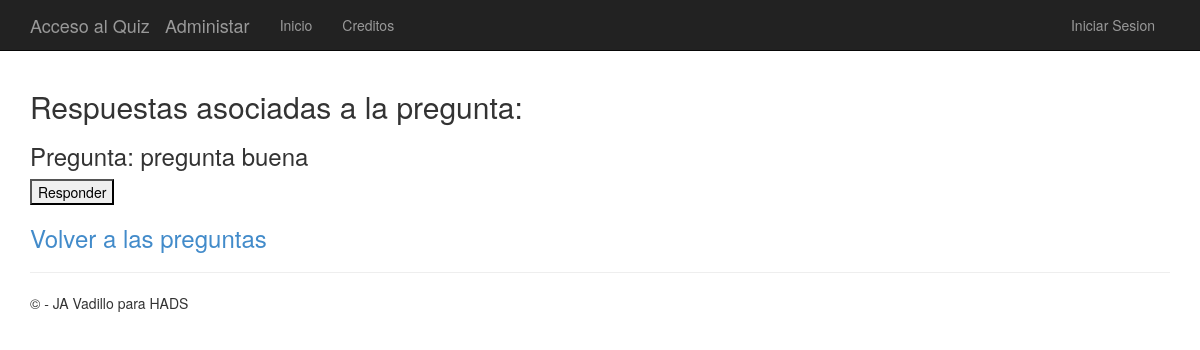
The page /polls/6/ on the database as committed earlier.
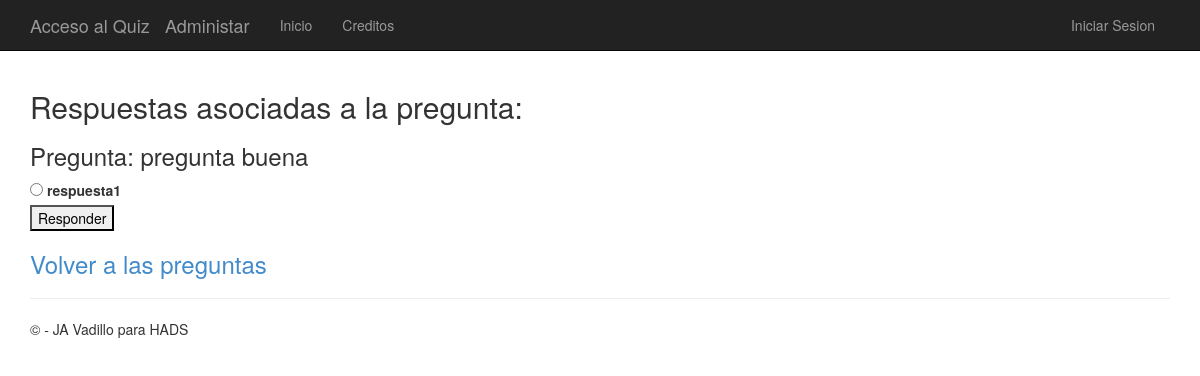
The same page on the database as committed later.
### app/models.py (models this page shows)
class Pregunta(models.Model):
    texto = models.CharField(max_length=200)
    tema = models.CharField(max_length=200)
    pub_date = models.DateTimeField('date published')

class Respuesta(models.Model):
    pregunta = models.ForeignKey(Pregunta)
    isCorrect = models.BooleanField(default=False)
    textoRespuesta = models.CharField(max_length=200)
    votos = models.IntegerField(default=0)

### app/views.py (the view)
# urls.py: url(r'^polls/(?P<question_id>\d+)/$', app.views.detail, name='detail'),
def detail(request, question_id):
     question = get_object_or_404(Pregunta, pk=question_id)
     return render(request, 'polls/detail.html', {'title':'Respuestas asociadas a la pregunta:','question': question})

### app/templates/polls/detail.html (shortened to what this page needs)
﻿{% extends "app/layout.html" %}
{% block content %}
<div id="todo">
<h2>{{ title }}</h2>
<h3>Pregunta: {{ question.texto }}</h3>
<form action="{% url 'vote' question.id %}" method="post" id="formu">
{% for choice in question.respuesta_set.all %}
    {% if not request.user.is_authenticated %}
        <input type="radio" name="respuesta" id="respuesta{{ forloop.counter }}" value="{{ choice.id }}" />
    {% endif %}
    <label for="choice{{ forloop.counter }}">{{ choice.textoRespuesta }}</label>
    <br />
{% endfor %}
{% if request.user.is_authenticated %}
    <a href="{% url 'choice_add' question.id %}"><h3>Insertar Opciones</h3></a>
    <a href="{% url 'chart' question.id %}"> <h3>Ver resultado de la votacion</h3> </a><br />
{% else %}
    <input type="submit" value="Responder" />
{% endif %}
    <a href="{% url 'index' %}"><h3>Volver a las preguntas</h3></a>
</form>
    </div>
{% endblock %}

### app/templates/app/layout.html (shortened to what this page needs)
﻿<!DOCTYPE html>
<html>
<head>
    {% load staticfiles %}
    <link rel="stylesheet" type="text/css" href="{% static 'app/content/bootstrap.min.css' %}" />
    <link rel="stylesheet" type="text/css" href="{% static 'app/content/site.css' %}" />
</head>
<body>
    <div class="navbar navbar-inverse navbar-fixed-top">
        <div class="container">
            <div class="navbar-header">
                <a href="/polls/" class="navbar-brand">Acceso al Quiz</a>
                <a href="/admin/" class="navbar-brand">Administar</a>
            </div>
            <div class="navbar-collapse collapse">
                <ul class="nav navbar-nav">
                    <li><a href="{% url 'home' %}">Inicio</a></li>
                    <li><a href="{% url 'contact' %}">Creditos</a></li>
                </ul>
                {% include 'app/loginpartial.html' %}
            </div>
        </div>
    </div>
    <div class="container body-content">
{% block content %}{% endblock %}
        <hr/>
        <footer>
            <p>&copy; {{ year }} - JA Vadillo para HADS</p>
        </footer>
    </div>
</body>
</html>

### app/templates/app/loginpartial.html
{% if user.is_authenticated %}
<form id="logoutForm" action="/logout" method="post" class="navbar-right">
    {% csrf_token %}
    <ul class="nav navbar-nav navbar-right">
        <li><span class="navbar-brand">Bienvenido ... {{ user.username }}!</span></li>
        <li><a href="javascript:document.getElementById('logoutForm').submit()">Cerrar Sesion</a></li>
    </ul>
</form>
{% else %}
<ul class="nav navbar-nav navbar-right">
    <li><a href="{% url 'login' %}">Iniciar Sesion</a></li>
</ul>
{% endif %}

### app/static/app/content/site.css (style rules this page uses)
body { padding-top: 50px; padding-bottom: 20px; }
.body-content { padding-left: 15px; padding-right: 15px; }
input, select, textarea { max-width: 280px; }

Rows that differ between the two databases and show on the page:
added Respuesta: textoRespuesta "respuesta1"
